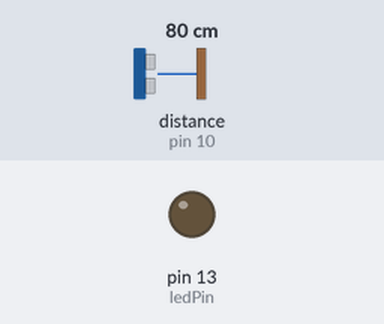
Recording of a sketch running on a simulated Arduino Uno, built with avr-gcc and run on an emulated ATmega328P. On the bench: output pins drawn as LEDs (lit = HIGH). Wiring (inferred from the names in the program): ultrasonic range finder: trigger pin 9; echo pin 10. The inputs (shaded band) are chosen by the test bench; at power-on: distance to the obstacle (sensor on pin 10) 80 cm. The echo pulse lasts 58.3 µs per cm; pins used as bus, display or sensor lines are not drawn; what the sketch prints to the serial monitor is not drawn.

Above: at 1.3 s.
1.4 s: distance to the obstacle (sensor on pin 10) set to 25 cm
2.9 s: distance to the obstacle (sensor on pin 10) set to 19 cm
At 3.5 s:
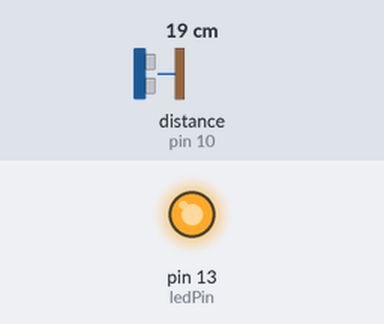
4.5 s: distance to the obstacle (sensor on pin 10) set to 35 cm
At 4.9 s:
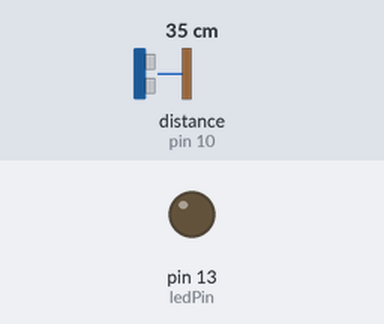
6.0 s: distance to the obstacle (sensor on pin 10) set to 2 cm
At 7.4 s:
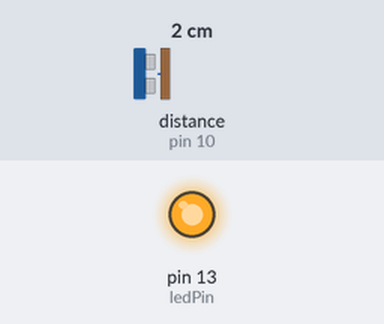
Timing chart, 0 to 8.5 s (numbered marks = the images above; inputs shaded):
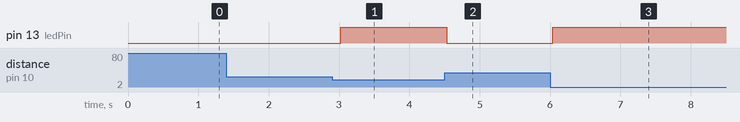

The sketch:

Integrador.ino
```cpp
const int trigPin = 9;
const int echoPin = 10;
const int ledPin = 13;  // Pin del LED de alarma
const int thresholdDistance = 20;  // Distancia umbral en cm

long duration;
int distance;

void setup() {
  // Inicializa el pin de trig como salida:
  pinMode(trigPin, OUTPUT);
  // Inicializa el pin de echo como entrada:
  pinMode(echoPin, INPUT);
  // Inicializa el pin del LED como salida:
  pinMode(ledPin, OUTPUT);
  // Inicializa la comunicación serie a 9600 bps:
  Serial.begin(9600);
}

void loop() {
  // Limpia el pin de trig:
  digitalWrite(trigPin, LOW);
  delayMicroseconds(2);

  // Envía un pulso de 10 microsegundos:
  digitalWrite(trigPin, HIGH);
  delayMicroseconds(10);
  digitalWrite(trigPin, LOW);

  // Lee el tiempo que tarda en recibir el eco:
  duration = pulseIn(echoPin, HIGH);

  // Calcula la distancia (duración / 2) / 29.1:
  distance = duration * 0.034 / 2;

  // Comprueba si la distancia es menor o igual al umbral:
  if (distance <= thresholdDistance) {
    // Enciende el LED de alarma:
    digitalWrite(ledPin, HIGH);
    Serial.print(distance);
  } else {
    // Apaga el LED de alarma:
    digitalWrite(ledPin, LOW);
    Serial.print(distance);
  }

  // Espera 500 ms antes de la próxima medición:
  delay(500);
}
```

Measured:
- the behaviour switches between 22 and 21 cm on distance to the obstacle (sensor on pin 10) (found by bisection; images 0 and 1)
- after the input at 1.4 s, every drawn part: stays the same
- after the input at 2.9 s, pin 13 (ledPin): LOW → HIGH after 0.12 s
- after the input at 4.5 s, pin 13 (ledPin): HIGH → LOW at once
- after the input at 6.0 s, pin 13 (ledPin): LOW → HIGH at once
